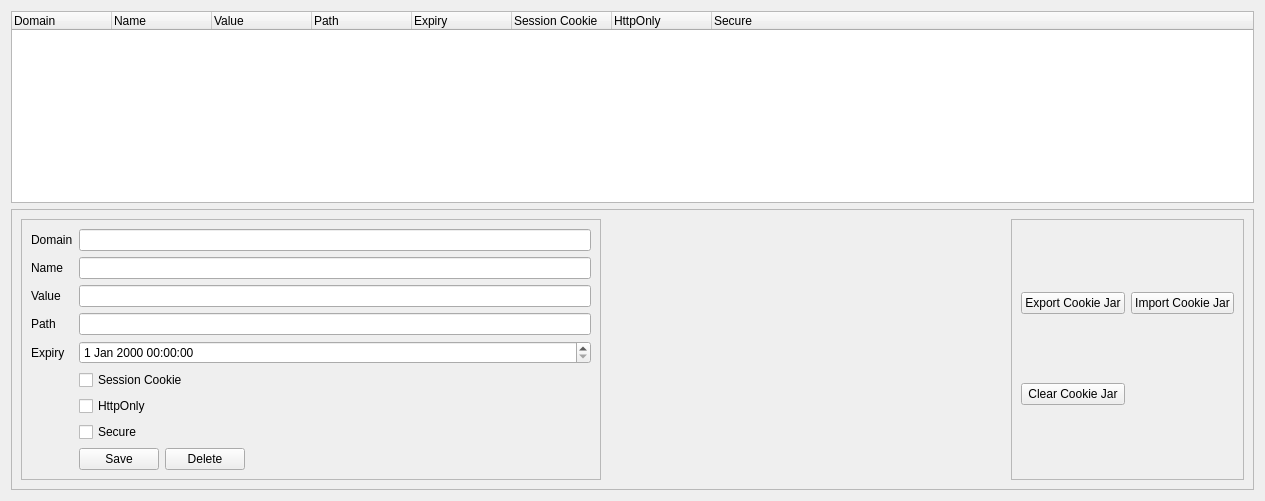
          <widget class="QWidget" name="cookiesCookieJarTab">
           <attribute name="title">
            <string>Cookie Jar</string>
           </attribute>
           <layout class="QVBoxLayout" name="verticalLayout_15">
            <item>
             <widget class="QTreeWidget" name="cookiesCookieJarTreeWidget">
              <column>
               <property name="text">
                <string>Domain</string>
               </property>
              </column>
              <column>
               <property name="text">
                <string>Name</string>
               </property>
              </column>
              <column>
               <property name="text">
                <string>Value</string>
               </property>
              </column>
              <column>
               <property name="text">
                <string>Path</string>
               </property>
              </column>
              <column>
               <property name="text">
                <string>Expiry</string>
               </property>
              </column>
              <column>
               <property name="text">
                <string>Session Cookie</string>
               </property>
              </column>
              <column>
               <property name="text">
                <string>HttpOnly</string>
               </property>
              </column>
              <column>
               <property name="text">
                <string>Secure</string>
               </property>
              </column>
             </widget>
            </item>
            <item>
             <widget class="QFrame" name="frame_7">
              <property name="frameShape">
               <enum>QFrame::StyledPanel</enum>
              </property>
              <property name="frameShadow">
               <enum>QFrame::Raised</enum>
              </property>
              <layout class="QHBoxLayout" name="horizontalLayout_8">
               <item>
                <widget class="QFrame" name="frame_6">
                 <property name="frameShape">
                  <enum>QFrame::StyledPanel</enum>
                 </property>
                 <property name="frameShadow">
                  <enum>QFrame::Raised</enum>
                 </property>
                 <layout class="QFormLayout" name="formLayout_3">
                  <item row="0" column="0">
                   <widget class="QLabel" name="label_18">
                    <property name="text">
                     <string>Domain</string>
                    </property>
                   </widget>
                  </item>
                  <item row="0" column="1">
                   <widget class="QLineEdit" name="cookiesCookieJarDomainEdit">
                    <property name="minimumSize">
                     <size>
                      <width>256</width>
                      <height>0</height>
                     </size>
                    </property>
                   </widget>
                  </item>
                  <item row="1" column="0">
                   <widget class="QLabel" name="label_16">
                    <property name="text">
                     <string>Name</string>
                    </property>
                   </widget>
                  </item>
                  <item row="1" column="1">
                   <widget class="QLineEdit" name="cookiesCookieJarNameEdit">
                    <property name="minimumSize">
                     <size>
                      <width>256</width>
                      <height>0</height>
                     </size>
                    </property>
                   </widget>
                  </item>
                  <item row="2" column="0">
                   <widget class="QLabel" name="label_17">
                    <property name="text">
                     <string>Value</string>
                    </property>
                   </widget>
                  </item>
                  <item row="2" column="1">
                   <widget class="QLineEdit" name="cookiesCookieJarValueEdit">
                    <property name="minimumSize">
                     <size>
                      <width>512</width>
                      <height>0</height>
                     </size>
                    </property>
                   </widget>
                  </item>
                  <item row="3" column="0">
                   <widget class="QLabel" name="label_19">
                    <property name="text">
                     <string>Path</string>
                    </property>
                   </widget>
                  </item>
                  <item row="3" column="1">
                   <widget class="QLineEdit" name="cookiesCookieJarPathEdit">
                    <property name="minimumSize">
                     <size>
                      <width>256</width>
                      <height>0</height>
                     </size>
                    </property>
                   </widget>
                  </item>
                  <item row="4" column="0">
                   <widget class="QLabel" name="label_20">
                    <property name="text">
                     <string>Expiry</string>
                    </property>
                   </widget>
                  </item>
                  <item row="4" column="1">
                   <widget class="QDateTimeEdit" name="cookiesCookieJarExpiryEdit"/>
                  </item>
                  <item row="5" column="1">
                   <widget class="QCheckBox" name="cookiesCookieJarSessionCookieCheckbox">
                    <property name="text">
                     <string>Session Cookie</string>
                    </property>
                   </widget>
                  </item>
                  <item row="6" column="1">
                   <widget class="QCheckBox" name="cookiesCookieJarHttpOnlyCheckbox">
                    <property name="text">
                     <string>HttpOnly</string>
                    </property>
                   </widget>
                  </item>
                  <item row="7" column="1">
                   <widget class="QCheckBox" name="cookiesCookieJarSecureCheckbox">
                    <property name="text">
                     <string>Secure</string>
                    </property>
                   </widget>
                  </item>
                  <item row="8" column="1">
                   <layout class="QHBoxLayout" name="horizontalLayout_18">
                    <item>
                     <widget class="QPushButton" name="cookiesCookieJarSaveButton">
                      <property name="text">
                       <string>Save</string>
                      </property>
                     </widget>
                    </item>
                    <item>
                     <widget class="QPushButton" name="cookiesCookieJarDeleteButton">
                      <property name="text">
                       <string>Delete</string>
                      </property>
                     </widget>
                    </item>
                    <item>
                     <spacer name="horizontalSpacer_16">
                      <property name="orientation">
                       <enum>Qt::Horizontal</enum>
                      </property>
                      <property name="sizeHint" stdset="0">
                       <size>
                        <width>40</width>
                        <height>20</height>
                       </size>
                      </property>
                     </spacer>
                    </item>
                   </layout>
                  </item>
                 </layout>
                </widget>
               </item>
               <item>
                <spacer name="horizontalSpacer_7">
                 <property name="orientation">
                  <enum>Qt::Horizontal</enum>
                 </property>
                 <property name="sizeHint" stdset="0">
                  <size>
                   <width>404</width>
                   <height>20</height>
                  </size>
                 </property>
                </spacer>
               </item>
               <item>
                <widget class="QFrame" name="frame_8">
                 <property name="frameShape">
                  <enum>QFrame::StyledPanel</enum>
                 </property>
                 <property name="frameShadow">
                  <enum>QFrame::Raised</enum>
                 </property>
                 <layout class="QGridLayout" name="gridLayout">
                  <item row="0" column="0">
                   <widget class="QPushButton" name="cookiesCookieExportCookieJarButton">
                    <property name="text">
                     <string>Export Cookie Jar</string>
                    </property>
                   </widget>
                  </item>
                  <item row="0" column="1">
                   <widget class="QPushButton" name="cookiesCookieImportCookieJarButton">
                    <property name="text">
                     <string>Import Cookie Jar</string>
                    </property>
                   </widget>
                  </item>
                  <item row="1" column="0">
                   <widget class="QPushButton" name="cookiesCookieClearCookieJarButton">
                    <property name="text">
                     <string>Clear Cookie Jar</string>
                    </property>
                   </widget>
                  </item>
                 </layout>
                </widget>
               </item>
              </layout>
             </widget>
            </item>
           </layout>
          </widget>
